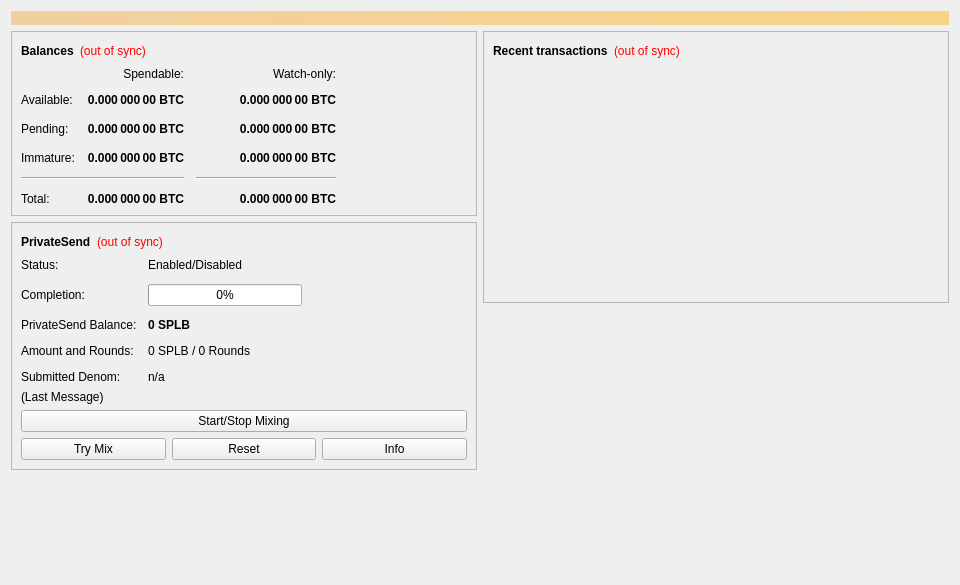
<?xml version="1.0" encoding="UTF-8"?>
<ui version="4.0">
 <class>OverviewPage</class>
 <widget class="QWidget" name="OverviewPage">
  <property name="geometry">
   <rect>
    <x>0</x>
    <y>0</y>
    <width>960</width>
    <height>585</height>
   </rect>
  </property>
  <property name="minimumSize">
   <size>
    <width>960</width>
    <height>0</height>
   </size>
  </property>
  <property name="windowTitle">
   <string>Form</string>
  </property>
  <layout class="QVBoxLayout" name="topLayout">
   <item>
    <widget class="QLabel" name="labelAlerts">
     <property name="visible">
      <bool>false</bool>
     </property>
     <property name="styleSheet">
      <string notr="true">background-color: qlineargradient(x1: 0, y1: 0, x2: 1, y2: 0, stop:0 #F0D0A0, stop:1 #F8D488); color:#000000;</string>
     </property>
     <property name="wordWrap">
      <bool>true</bool>
     </property>
     <property name="margin">
      <number>3</number>
     </property>
    </widget>
   </item>
   <item>
    <layout class="QHBoxLayout" name="horizontalLayout" stretch="1,1">
     <item>
      <layout class="QVBoxLayout" name="verticalLayout_2">
       <item>
        <widget class="QFrame" name="frame">
         <property name="frameShape">
          <enum>QFrame::StyledPanel</enum>
         </property>
         <property name="frameShadow">
          <enum>QFrame::Raised</enum>
         </property>
         <layout class="QVBoxLayout" name="verticalLayout_4">
          <item>
           <layout class="QHBoxLayout" name="horizontalLayout_4">
            <item>
             <widget class="QLabel" name="label_5">
              <property name="font">
               <font>
                <weight>75</weight>
                <bold>true</bold>
               </font>
              </property>
              <property name="text">
               <string>Balances</string>
              </property>
             </widget>
            </item>
            <item>
             <widget class="QLabel" name="labelWalletStatus">
              <property name="toolTip">
               <string>The displayed information may be out of date. Your wallet automatically synchronizes with the SimpleCore network after a connection is established, but this process has not completed yet.</string>
              </property>
              <property name="styleSheet">
               <string notr="true">QLabel { color: red; }</string>
              </property>
              <property name="text">
               <string notr="true">(out of sync)</string>
              </property>
              <property name="alignment">
               <set>Qt::AlignLeading|Qt::AlignLeft|Qt::AlignVCenter</set>
              </property>
             </widget>
            </item>
            <item>
             <spacer name="horizontalSpacer_3">
              <property name="orientation">
               <enum>Qt::Horizontal</enum>
              </property>
              <property name="sizeHint" stdset="0">
               <size>
                <width>40</width>
                <height>20</height>
               </size>
              </property>
             </spacer>
            </item>
           </layout>
          </item>
          <item>
           <layout class="QGridLayout" name="gridLayout">
            <property name="spacing">
             <number>12</number>
            </property>
            <item row="2" column="2">
             <widget class="QLabel" name="labelWatchPending">
              <property name="font">
               <font>
                <weight>75</weight>
                <bold>true</bold>
               </font>
              </property>
              <property name="cursor">
               <cursorShape>IBeamCursor</cursorShape>
              </property>
              <property name="toolTip">
               <string>Unconfirmed transactions to watch-only addresses</string>
              </property>
              <property name="text">
               <string notr="true">0.000 000 00 BTC</string>
              </property>
              <property name="alignment">
               <set>Qt::AlignRight|Qt::AlignTrailing|Qt::AlignVCenter</set>
              </property>
              <property name="textInteractionFlags">
               <set>Qt::LinksAccessibleByMouse|Qt::TextSelectableByKeyboard|Qt::TextSelectableByMouse</set>
              </property>
             </widget>
            </item>
            <item row="2" column="1">
             <widget class="QLabel" name="labelUnconfirmed">
              <property name="font">
               <font>
                <weight>75</weight>
                <bold>true</bold>
               </font>
              </property>
              <property name="cursor">
               <cursorShape>IBeamCursor</cursorShape>
              </property>
              <property name="toolTip">
               <string>Total of transactions that have yet to be confirmed, and do not yet count toward the spendable balance</string>
              </property>
              <property name="text">
               <string notr="true">0.000 000 00 BTC</string>
              </property>
              <property name="alignment">
               <set>Qt::AlignRight|Qt::AlignTrailing|Qt::AlignVCenter</set>
              </property>
              <property name="textInteractionFlags">
               <set>Qt::LinksAccessibleByMouse|Qt::TextSelectableByKeyboard|Qt::TextSelectableByMouse</set>
              </property>
             </widget>
            </item>
            <item row="3" column="2">
             <widget class="QLabel" name="labelWatchImmature">
              <property name="font">
               <font>
                <weight>75</weight>
                <bold>true</bold>
               </font>
              </property>
              <property name="cursor">
               <cursorShape>IBeamCursor</cursorShape>
              </property>
              <property name="toolTip">
               <string>Mined balance in watch-only addresses that has not yet matured</string>
              </property>
              <property name="text">
               <string notr="true">0.000 000 00 BTC</string>
              </property>
              <property name="alignment">
               <set>Qt::AlignRight|Qt::AlignTrailing|Qt::AlignVCenter</set>
              </property>
              <property name="textInteractionFlags">
               <set>Qt::LinksAccessibleByMouse|Qt::TextSelectableByKeyboard|Qt::TextSelectableByMouse</set>
              </property>
             </widget>
            </item>
            <item row="4" column="0" colspan="2">
             <widget class="Line" name="lineSpendableBalance">
              <property name="orientation">
               <enum>Qt::Horizontal</enum>
              </property>
             </widget>
            </item>
            <item row="4" column="2">
             <widget class="Line" name="lineWatchBalance">
              <property name="sizePolicy">
               <sizepolicy hsizetype="Preferred" vsizetype="Fixed">
                <horstretch>0</horstretch>
                <verstretch>0</verstretch>
               </sizepolicy>
              </property>
              <property name="minimumSize">
               <size>
                <width>140</width>
                <height>0</height>
               </size>
              </property>
              <property name="orientation">
               <enum>Qt::Horizontal</enum>
              </property>
             </widget>
            </item>
            <item row="5" column="0">
             <widget class="QLabel" name="labelTotalText">
              <property name="text">
               <string>Total:</string>
              </property>
             </widget>
            </item>
            <item row="3" column="1">
             <widget class="QLabel" name="labelImmature">
              <property name="font">
               <font>
                <weight>75</weight>
                <bold>true</bold>
               </font>
              </property>
              <property name="cursor">
               <cursorShape>IBeamCursor</cursorShape>
              </property>
              <property name="toolTip">
               <string>Mined balance that has not yet matured</string>
              </property>
              <property name="text">
               <string notr="true">0.000 000 00 BTC</string>
              </property>
              <property name="alignment">
               <set>Qt::AlignRight|Qt::AlignTrailing|Qt::AlignVCenter</set>
              </property>
              <property name="textInteractionFlags">
               <set>Qt::LinksAccessibleByMouse|Qt::TextSelectableByKeyboard|Qt::TextSelectableByMouse</set>
              </property>
             </widget>
            </item>
            <item row="2" column="3">
             <spacer name="horizontalSpacer_2">
              <property name="orientation">
               <enum>Qt::Horizontal</enum>
              </property>
              <property name="sizeHint" stdset="0">
               <size>
                <width>40</width>
                <height>20</height>
               </size>
              </property>
             </spacer>
            </item>
            <item row="3" column="0">
             <widget class="QLabel" name="labelImmatureText">
              <property name="text">
               <string>Immature:</string>
              </property>
             </widget>
            </item>
            <item row="5" column="1">
             <widget class="QLabel" name="labelTotal">
              <property name="font">
               <font>
                <weight>75</weight>
                <bold>true</bold>
               </font>
              </property>
              <property name="cursor">
               <cursorShape>IBeamCursor</cursorShape>
              </property>
              <property name="toolTip">
               <string>Your current total balance</string>
              </property>
              <property name="text">
               <string notr="true">0.000 000 00 BTC</string>
              </property>
              <property name="alignment">
               <set>Qt::AlignRight|Qt::AlignTrailing|Qt::AlignVCenter</set>
              </property>
              <property name="textInteractionFlags">
               <set>Qt::LinksAccessibleByMouse|Qt::TextSelectableByKeyboard|Qt::TextSelectableByMouse</set>
              </property>
             </widget>
            </item>
            <item row="5" column="2">
             <widget class="QLabel" name="labelWatchTotal">
              <property name="font">
               <font>
                <weight>75</weight>
                <bold>true</bold>
               </font>
              </property>
              <property name="cursor">
               <cursorShape>IBeamCursor</cursorShape>
              </property>
              <property name="toolTip">
               <string>Current total balance in watch-only addresses</string>
              </property>
              <property name="text">
               <string notr="true">0.000 000 00 BTC</string>
              </property>
              <property name="alignment">
               <set>Qt::AlignRight|Qt::AlignTrailing|Qt::AlignVCenter</set>
              </property>
              <property name="textInteractionFlags">
               <set>Qt::LinksAccessibleByMouse|Qt::TextSelectableByKeyboard|Qt::TextSelectableByMouse</set>
              </property>
             </widget>
            </item>
            <item row="0" column="2">
             <widget class="QLabel" name="labelWatchonly">
              <property name="text">
               <string>Watch-only:</string>
              </property>
              <property name="alignment">
               <set>Qt::AlignRight|Qt::AlignTrailing|Qt::AlignVCenter</set>
              </property>
             </widget>
            </item>
            <item row="1" column="0">
             <widget class="QLabel" name="labelBalanceText">
              <property name="text">
               <string>Available:</string>
              </property>
             </widget>
            </item>
            <item row="1" column="1">
             <widget class="QLabel" name="labelBalance">
              <property name="font">
               <font>
                <weight>75</weight>
                <bold>true</bold>
               </font>
              </property>
              <property name="cursor">
               <cursorShape>IBeamCursor</cursorShape>
              </property>
              <property name="toolTip">
               <string>Your current spendable balance</string>
              </property>
              <property name="text">
               <string notr="true">0.000 000 00 BTC</string>
              </property>
              <property name="alignment">
               <set>Qt::AlignRight|Qt::AlignTrailing|Qt::AlignVCenter</set>
              </property>
              <property name="textInteractionFlags">
               <set>Qt::LinksAccessibleByMouse|Qt::TextSelectableByKeyboard|Qt::TextSelectableByMouse</set>
              </property>
             </widget>
            </item>
            <item row="1" column="2">
             <widget class="QLabel" name="labelWatchAvailable">
              <property name="font">
               <font>
                <weight>75</weight>
                <bold>true</bold>
               </font>
              </property>
              <property name="cursor">
               <cursorShape>IBeamCursor</cursorShape>
              </property>
              <property name="toolTip">
               <string>Your current balance in watch-only addresses</string>
              </property>
              <property name="text">
               <string notr="true">0.000 000 00 BTC</string>
              </property>
              <property name="alignment">
               <set>Qt::AlignRight|Qt::AlignTrailing|Qt::AlignVCenter</set>
              </property>
              <property name="textInteractionFlags">
               <set>Qt::LinksAccessibleByMouse|Qt::TextSelectableByKeyboard|Qt::TextSelectableByMouse</set>
              </property>
             </widget>
            </item>
            <item row="2" column="0">
             <widget class="QLabel" name="labelPendingText">
              <property name="text">
               <string>Pending:</string>
              </property>
             </widget>
            </item>
            <item row="0" column="1">
             <widget class="QLabel" name="labelSpendable">
              <property name="text">
               <string>Spendable:</string>
              </property>
              <property name="alignment">
               <set>Qt::AlignRight|Qt::AlignTrailing|Qt::AlignVCenter</set>
              </property>
             </widget>
            </item>
           </layout>
          </item>
         </layout>
        </widget>
       </item>
       <item>
        <widget class="QFrame" name="framePrivateSend">
         <property name="layoutDirection">
          <enum>Qt::LeftToRight</enum>
         </property>
         <property name="frameShape">
          <enum>QFrame::StyledPanel</enum>
         </property>
         <property name="frameShadow">
          <enum>QFrame::Raised</enum>
         </property>
         <layout class="QVBoxLayout" name="VerticalLayout_PS1">
          <item>
           <layout class="QHBoxLayout" name="horizontalLayout_5">
            <item>
             <widget class="QLabel" name="labelPrivateSendHeader">
              <property name="font">
               <font>
                <weight>75</weight>
                <bold>true</bold>
               </font>
              </property>
              <property name="text">
               <string>PrivateSend</string>
              </property>
             </widget>
            </item>
            <item>
             <widget class="QLabel" name="labelPrivateSendSyncStatus">
              <property name="toolTip">
               <string>The displayed information may be out of date. Your wallet automatically synchronizes with the SimpleCore network after a connection is established, but this process has not completed yet.</string>
              </property>
              <property name="styleSheet">
               <string notr="true">QLabel { color: red; }</string>
              </property>
              <property name="text">
               <string notr="true">(out of sync)</string>
              </property>
              <property name="alignment">
               <set>Qt::AlignLeading|Qt::AlignLeft|Qt::AlignVCenter</set>
              </property>
             </widget>
            </item>
            <item>
             <spacer name="horizontalSpacer_4">
              <property name="orientation">
               <enum>Qt::Horizontal</enum>
              </property>
              <property name="sizeHint" stdset="0">
               <size>
                <width>40</width>
                <height>20</height>
               </size>
              </property>
             </spacer>
            </item>
           </layout>
          </item>
          <item>
           <layout class="QFormLayout" name="privateSendFormLayout">
            <property name="fieldGrowthPolicy">
             <enum>QFormLayout::AllNonFixedFieldsGrow</enum>
            </property>
            <property name="horizontalSpacing">
             <number>11</number>
            </property>
            <property name="verticalSpacing">
             <number>12</number>
            </property>
            <item row="0" column="0">
             <widget class="QLabel" name="labelPrivateSendEnabledText">
              <property name="text">
               <string>Status:</string>
              </property>
             </widget>
            </item>
            <item row="0" column="1">
             <widget class="QLabel" name="labelPrivateSendEnabled">
              <property name="text">
               <string>Enabled/Disabled</string>
              </property>
             </widget>
            </item>
            <item row="1" column="0">
             <widget class="QLabel" name="labelCompletitionText">
              <property name="text">
               <string>Completion:</string>
              </property>
             </widget>
            </item>
            <item row="1" column="1">
             <widget class="QProgressBar" name="privateSendProgress">
              <property name="maximumSize">
               <size>
                <width>154</width>
                <height>16777215</height>
               </size>
              </property>
              <property name="value">
               <number>0</number>
              </property>
             </widget>
            </item>
            <item row="2" column="0">
             <widget class="QLabel" name="labelAnonymizedText">
              <property name="text">
               <string>PrivateSend Balance:</string>
              </property>
             </widget>
            </item>
            <item row="2" column="1">
             <widget class="QLabel" name="labelAnonymized">
              <property name="font">
               <font>
                <weight>75</weight>
                <bold>true</bold>
               </font>
              </property>
              <property name="text">
               <string notr="true">0 SPLB</string>
              </property>
             </widget>
            </item>
            <item row="3" column="0">
             <widget class="QLabel" name="labelAmountAndRoundsText">
              <property name="text">
               <string>Amount and Rounds:</string>
              </property>
             </widget>
            </item>
            <item row="3" column="1">
             <widget class="QLabel" name="labelAmountRounds">
              <property name="text">
               <string>0 SPLB / 0 Rounds</string>
              </property>
             </widget>
            </item>
            <item row="4" column="0">
             <widget class="QLabel" name="labelSubmittedDenomText">
              <property name="text">
               <string>Submitted Denom:</string>
              </property>
             </widget>
            </item>
            <item row="4" column="1">
             <widget class="QLabel" name="labelSubmittedDenom">
              <property name="toolTip">
               <string>The denominations you submitted to the Masternode.&lt;br&gt;To mix, other users must submit the exact same denominations.</string>
              </property>
              <property name="text">
               <string>n/a</string>
              </property>
             </widget>
            </item>
           </layout>
          </item>
          <item>
           <layout class="QVBoxLayout" name="VerticalLayout_PS">
            <item>
             <widget class="QLabel" name="labelPrivateSendLastMessage">
              <property name="text">
               <string>(Last Message)</string>
              </property>
              <property name="alignment">
               <set>Qt::AlignLeading|Qt::AlignLeft|Qt::AlignTop</set>
              </property>
              <property name="wordWrap">
               <bool>true</bool>
              </property>
             </widget>
            </item>
            <item>
             <widget class="QPushButton" name="togglePrivateSend">
              <property name="sizePolicy">
               <sizepolicy hsizetype="MinimumExpanding" vsizetype="Fixed">
                <horstretch>0</horstretch>
                <verstretch>0</verstretch>
               </sizepolicy>
              </property>
              <property name="text">
               <string>Start/Stop Mixing</string>
              </property>
             </widget>
            </item>
            <item>
             <layout class="QHBoxLayout" name="horizontalLayout_debugbuttons">
              <item>
               <widget class="QPushButton" name="privateSendAuto">
                <property name="sizePolicy">
                 <sizepolicy hsizetype="MinimumExpanding" vsizetype="Fixed">
                  <horstretch>0</horstretch>
                  <verstretch>0</verstretch>
                 </sizepolicy>
                </property>
                <property name="toolTip">
                 <string>Try to manually submit a PrivateSend request.</string>
                </property>
                <property name="text">
                 <string>Try Mix</string>
                </property>
               </widget>
              </item>
              <item>
               <widget class="QPushButton" name="privateSendReset">
                <property name="sizePolicy">
                 <sizepolicy hsizetype="MinimumExpanding" vsizetype="Fixed">
                  <horstretch>0</horstretch>
                  <verstretch>0</verstretch>
                 </sizepolicy>
                </property>
                <property name="toolTip">
                 <string>Reset the current status of PrivateSend (can interrupt PrivateSend if it's in the process of Mixing, which can cost you money!)</string>
                </property>
                <property name="autoFillBackground">
                 <bool>false</bool>
                </property>
                <property name="text">
                 <string>Reset</string>
                </property>
               </widget>
              </item>
              <item>
               <widget class="QPushButton" name="privateSendInfo">
                <property name="sizePolicy">
                 <sizepolicy hsizetype="MinimumExpanding" vsizetype="Fixed">
                  <horstretch>0</horstretch>
                  <verstretch>0</verstretch>
                 </sizepolicy>
                </property>
                <property name="toolTip">
                 <string>Information about PrivateSend and Mixing</string>
                </property>
                <property name="text">
                 <string>Info</string>
                </property>
               </widget>
              </item>
             </layout>
            </item>
           </layout>
          </item>
         </layout>
        </widget>
       </item>
       <item>
        <spacer name="verticalSpacer">
         <property name="orientation">
          <enum>Qt::Vertical</enum>
         </property>
         <property name="sizeHint" stdset="0">
          <size>
           <width>20</width>
           <height>40</height>
          </size>
         </property>
        </spacer>
       </item>
      </layout>
     </item>
     <item>
      <layout class="QVBoxLayout" name="verticalLayout_3">
       <item>
        <widget class="QFrame" name="frame_2">
         <property name="frameShape">
          <enum>QFrame::StyledPanel</enum>
         </property>
         <property name="frameShadow">
          <enum>QFrame::Raised</enum>
         </property>
         <layout class="QVBoxLayout" name="verticalLayout">
          <item>
           <layout class="QHBoxLayout" name="horizontalLayout_2">
            <item>
             <widget class="QLabel" name="label_4">
              <property name="font">
               <font>
                <weight>75</weight>
                <bold>true</bold>
               </font>
              </property>
              <property name="text">
               <string>Recent transactions</string>
              </property>
             </widget>
            </item>
            <item>
             <widget class="QLabel" name="labelTransactionsStatus">
              <property name="toolTip">
               <string>The displayed information may be out of date. Your wallet automatically synchronizes with the SimpleCore network after a connection is established, but this process has not completed yet.</string>
              </property>
              <property name="styleSheet">
               <string notr="true">QLabel { color: red; }</string>
              </property>
              <property name="text">
               <string notr="true">(out of sync)</string>
              </property>
              <property name="alignment">
               <set>Qt::AlignLeading|Qt::AlignLeft|Qt::AlignVCenter</set>
              </property>
             </widget>
            </item>
            <item>
             <spacer name="horizontalSpacer">
              <property name="orientation">
               <enum>Qt::Horizontal</enum>
              </property>
              <property name="sizeHint" stdset="0">
               <size>
                <width>40</width>
                <height>20</height>
               </size>
              </property>
             </spacer>
            </item>
           </layout>
          </item>
          <item>
           <widget class="QListView" name="listTransactions">
            <property name="styleSheet">
             <string notr="true">QListView { background: transparent; }</string>
            </property>
            <property name="frameShape">
             <enum>QFrame::NoFrame</enum>
            </property>
            <property name="verticalScrollBarPolicy">
             <enum>Qt::ScrollBarAlwaysOff</enum>
            </property>
            <property name="horizontalScrollBarPolicy">
             <enum>Qt::ScrollBarAlwaysOff</enum>
            </property>
            <property name="selectionMode">
             <enum>QAbstractItemView::NoSelection</enum>
            </property>
           </widget>
          </item>
         </layout>
        </widget>
       </item>
       <item>
        <spacer name="verticalSpacer_2">
         <property name="orientation">
          <enum>Qt::Vertical</enum>
         </property>
         <property name="sizeHint" stdset="0">
          <size>
           <width>20</width>
           <height>40</height>
          </size>
         </property>
        </spacer>
       </item>
      </layout>
     </item>
    </layout>
   </item>
  </layout>
 </widget>
 <resources/>
 <connections/>
</ui>
